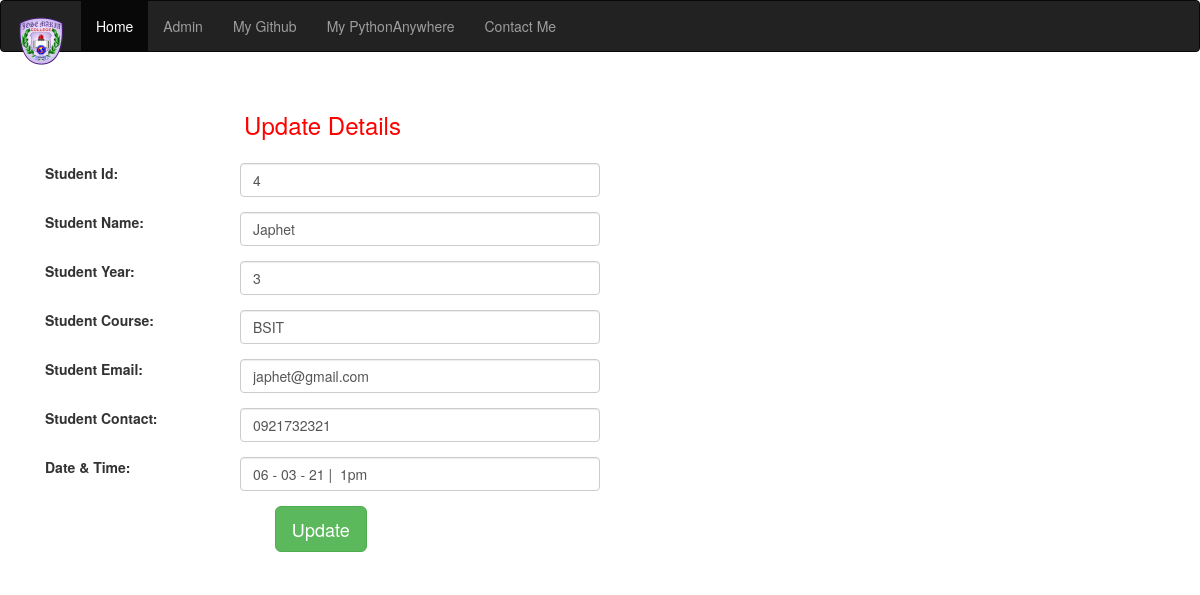
The app's page /edit/4 with its own data.
### attendance/models.py (models this page shows)
class Student(models.Model):
    name = models.CharField(max_length=100)
    year = models.CharField(max_length=10)
    course = models.CharField(max_length=100)
    email = models.EmailField()
    contact = models.CharField(max_length=15)
    date = models.CharField(max_length=100)
    class Meta:
        db_table = "student"

### attendance/views.py (the view)
# urls.py: path('edit/<int:id>', views.edit),
def edit(request, id):
    student = Student.objects.get(id=id)
    return render(request,'edit.html', {'student':student})

### attendance/templates/edit.html (shortened to what this page needs)
{% extends "base.html" %}
{% block content %}
<div class="col-md-12">
    <form method="POST" class="post-form" action="/update/{{student.id}}">
        <div class="container">
    <br>
        <div class="form-group row">
        <label class="col-sm-1 col-form-label"></label>
        <div class="col-sm-4">
        <h3 style="text-align:center;color: red">Update Details</h3>
        </div>
      </div>
      <div class="form-group row">
        <label class="col-sm-2 col-form-label">Student Id:</label>
        <div class="col-sm-4">
            <input type="text" class="form-control" name="id" id="id_id" required maxlength="20" value="{{ student.id }}"/>
        </div>
      </div>
       <div class="form-group row">
        <label class="col-sm-2 col-form-label">Student Name:</label>
        <div class="col-sm-4">
            <input type="text" class="form-control" name="name" id="id_name" required maxlength="100" value="{{ student.name }}" />
        </div>
      </div>
       <div class="form-group row">
        <label class="col-sm-2 col-form-label">Student Year:</label>
        <div class="col-sm-4">
            <input type="text" class="form-control" name="year" id="id_year" required maxlength="10" value="{{ student.year }}"/>
       </div>
      </div>
       <div class="form-group row">
        <label class="col-sm-2 col-form-label">Student Course:</label>
        <div class="col-sm-4">
            <input type="text" class="form-control" name="course" id="id_course" required maxlength="100" value="{{ student.course }}"/>
        </div>
       </div>
       <div class="form-group row">
        <label class="col-sm-2 col-form-label">Student Email:</label>
        <div class="col-sm-4">
            <input type="email" class="form-control" name="email" id="id_email" required maxlength="254" value="{{ student.email }}" />
        </div>
       </div>
       <div class="form-group row">
        <label class="col-sm-2 col-form-label">Student Contact:</label>
        <div class="col-sm-4">
            <input type="text" class="form-control" name="contact" id="id_contact" required maxlength="15" value="{{ student.contact }}" />
        </div>
       </div>
       <div class="form-group row">
        <label class="col-sm-2 col-form-label">Date & Time:</label>
        <div class="col-sm-4">
            <input type="text" class="form-control" name="date" id="id_date" required maxlength="100" value="{{ student.date }}"/>
        </div>
       </div>
       <div class="form-group row">
        <label class="col-sm-1 col-form-label"></label>
        <div class="col-sm-4">
        <button type="submit" class="btn btn-success btn-lg">Update</button>
        </div>
       </div>
  </div>
 </form>
</div>
{% endblock content %}

### records on screen
Student: id "4", name "Japhet", year "3", course "BSIT", email "japhet@gmail.com", contact "0921732321", date "06 - 03 - 21 | 1pm"
